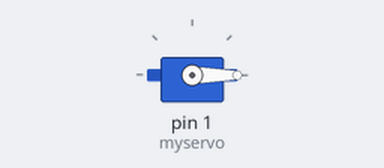
Bench run of a sketch on a simulated Arduino Uno, built with avr-gcc and run on an emulated ATmega328P. Parts: servo.

Above: at 0.05 s.
Timing chart, 0 to 5.1 s (numbered marks = the images above):
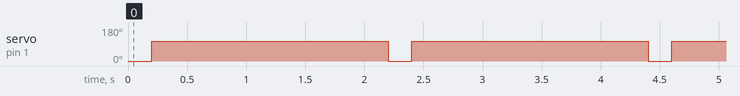

The sketch:

Servo_Test.ino
```cpp
#include <PWMServo.h>

PWMServo myservo;  // create servo object to control a servo

int pos = 0;    // variable to store the servo position

void setup() {
  myservo.attach(1, 1000, 2000);  // attaches the servo on pin 9 to the servo object
}


void loop() {
  myservo.write(0);
  delay(200);
  myservo.write(105);
  delay(2000);
  // for(pos = 0; pos < 180; pos += 1) { // goes from 0 degrees to 180 degrees, 1 degree steps
  //   myservo.write(pos);              // tell servo to go to position in variable 'pos'
  //   delay(15);                       // waits 15ms for the servo to reach the position
  // }
  // for(pos = 180; pos>=1; pos-=1) {   // goes from 180 degrees to 0 degrees
  //   myservo.write(pos);              // tell servo to go to position in variable 'pos'
  //   delay(15);                       // waits 15ms for the servo to reach the position
  // }
}
```

Measured:
- by itself, servo on pin 1 (myservo): alternates 105° for 2.0 s and 0° for 0.20 s
